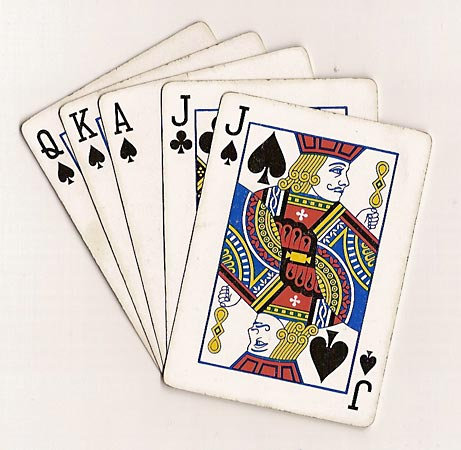
#> input picture resources/cards.jpg, 461 x 450 px
$ python 08-joiningImg.py
#> lines starting #> are read from the running program, lines starting #| are printed output that depends on the picture
import cv2 as cv
import numpy as np

img = cv.imread("resources/cards.jpg")
#> img is the input picture: shape (450, 461, 3); mean B, G, R 203.8, 209.8, 218.8

imgHor = np.hstack((img,img))
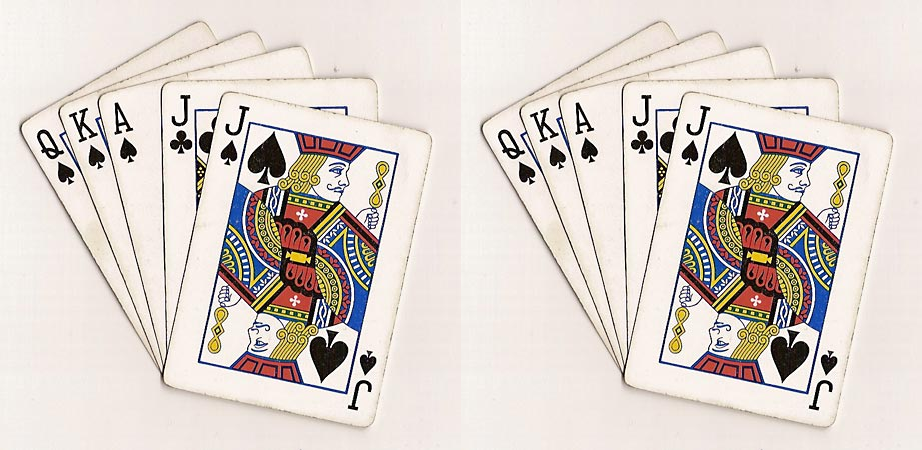
#> imgHor: shape (450, 922, 3); mean B, G, R 203.8, 209.8, 218.8
imgVer = np.vstack((img,img))
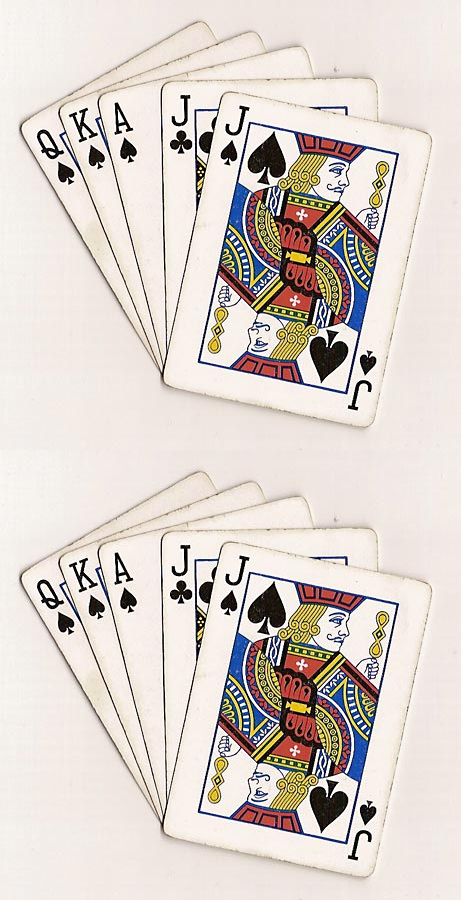
#> imgVer: shape (900, 461, 3); mean B, G, R 203.8, 209.8, 218.8

cv.imshow("Horizontal",imgHor)
cv.imshow("Verticle",imgVer)
cv.waitKey(0)

$ run again, with resources/shapes.jpg copied over resources/cards.jpg
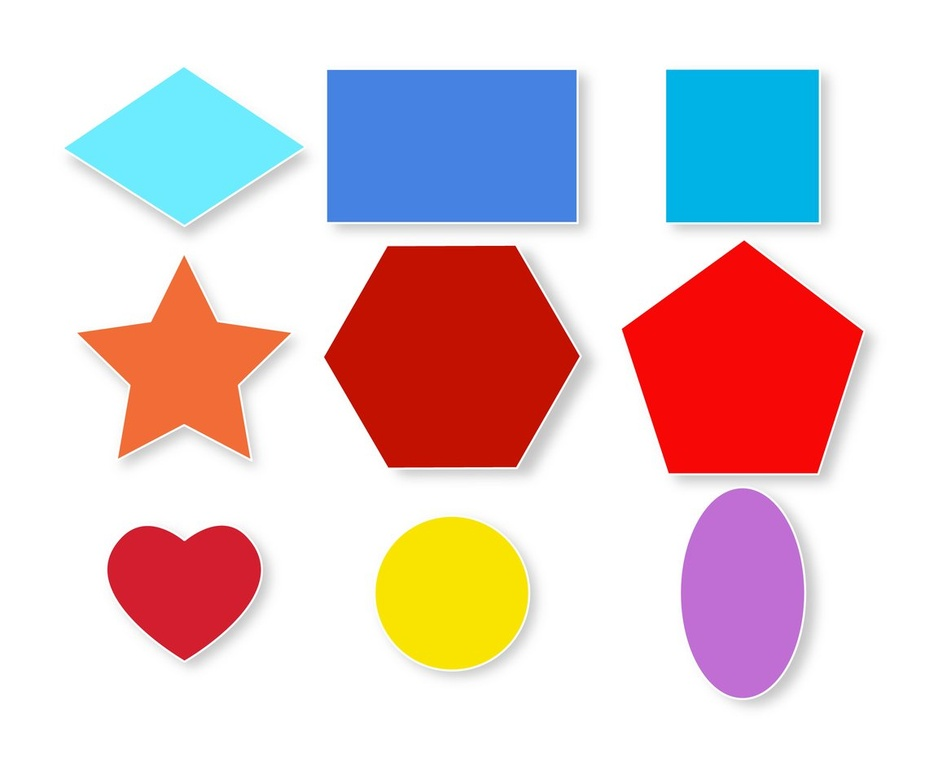
#> input picture resources/shapes.jpg, 925 x 762 px, shrunk from 1136 x 936 before the run
#> img is the input picture: shape (762, 925, 3); mean B, G, R 204.2, 202, 223.3
#> `imgHor = np.hstack((img,img))`:
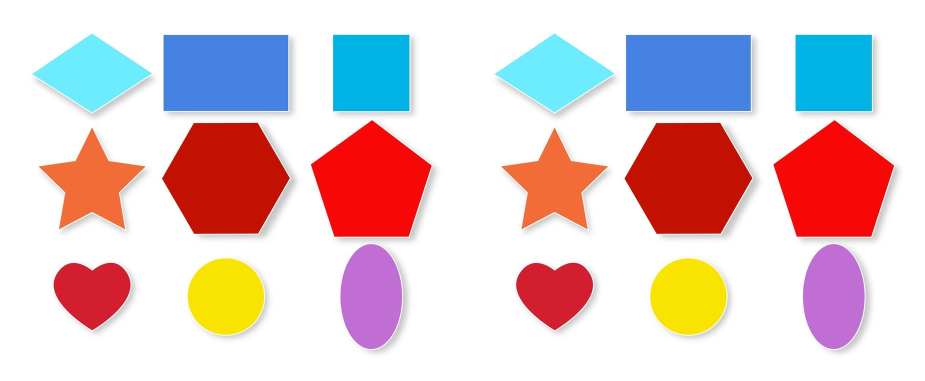
#> imgHor: shape (762, 1850, 3) (shown at 1/2 size); mean B, G, R 204.2, 202, 223.3
#> `imgVer = np.vstack((img,img))`:
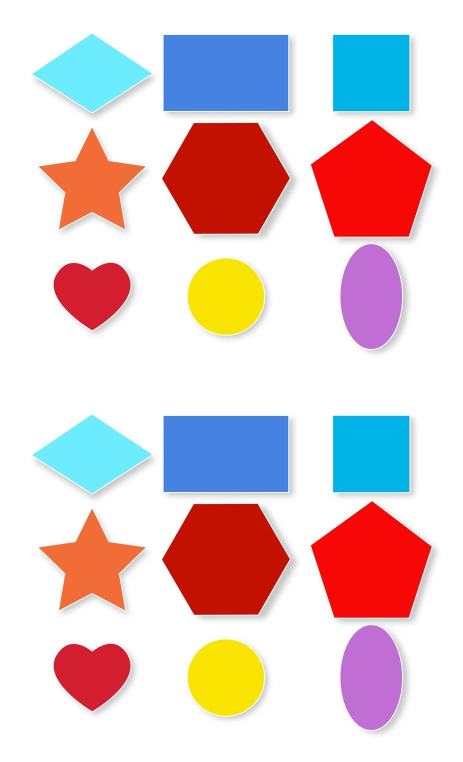
#> imgVer: shape (1524, 925, 3) (shown at 1/2 size); mean B, G, R 204.2, 202, 223.3
